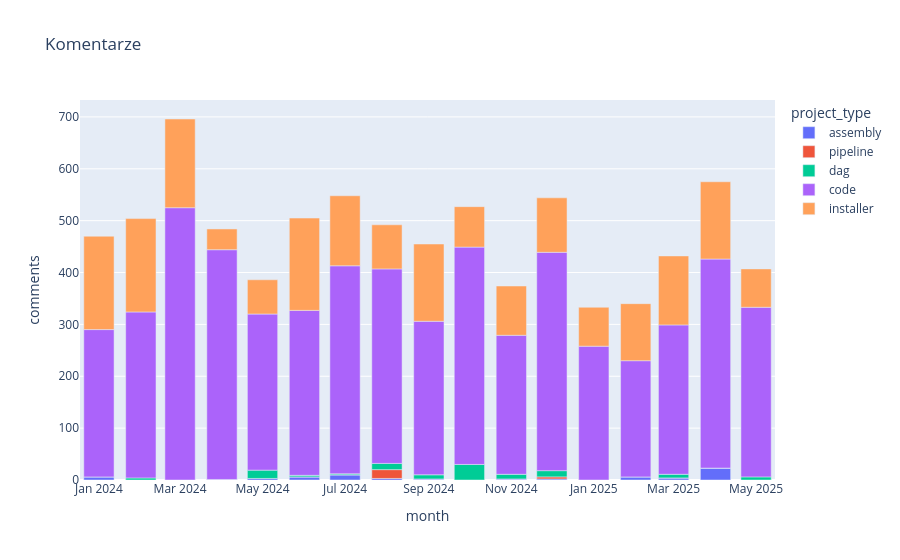

Write notebook code for a chart like this one.
### Markdown cell above
# Ilość komentarzy do merge requestów

### Code cell
px.bar(mrs_comments.toPandas(),x='month',y='comments',color='project_type',title='Komentarze')

### Figure 1 — Plotly figure (JSON) as saved in the notebook; plotly's stock layout.template omitted (floating-point values rounded to 4 significant figures)
{"data": [{"hovertemplate": "project_type=assembly<br>month=%{x}<br>comments=%{y}<extra></extra>", "legendgroup": "assembly", "marker": {"color": "#636efa", "pattern": {"shape": ""}}, "name": "assembly", "orientation": "v", "showlegend": true, "textposition": "auto", "type": "bar", "x": ["2024-06-01T00:00:00.000000000", "2024-02-01T00:00:00.000000000", "2024-04-01T00:00:00.000000000", "2025-02-01T00:00:00.000000000", "2025-01-01T00:00:00.000000000", "2024-10-01T00:00:00.000000000", "2024-12-01T00:00:00.000000000", "2024-08-01T00:00:00.000000000", "2025-05-01T00:00:00.000000000", "2024-03-01T00:00:00.000000000", "2025-04-01T00:00:00.000000000", "2025-03-01T00:00:00.000000000", "2024-11-01T00:00:00.000000000", "2024-07-01T00:00:00.000000000", "2024-01-01T00:00:00.000000000", "2024-09-01T00:00:00.000000000", "2024-05-01T00:00:00.000000000"], "xaxis": "x", "y": [6, 0, 1, 6, 0, 0, 2, 3, 0, 0, 23, 4, 2, 10, 6, 2, 3], "yaxis": "y"}, {"hovertemplate": "project_type=pipeline<br>month=%{x}<br>comments=%{y}<extra></extra>", "legendgroup": "pipeline", "marker": {"color": "#EF553B", "pattern": {"shape": ""}}, "name": "pipeline", "orientation": "v", "showlegend": true, "textposition": "auto", "type": "bar", "x": ["2024-12-01T00:00:00.000000000", "2024-08-01T00:00:00.000000000", "2024-11-01T00:00:00.000000000", "2024-09-01T00:00:00.000000000", "2024-06-01T00:00:00.000000000", "2025-02-01T00:00:00.000000000", "2024-10-01T00:00:00.000000000", "2025-05-01T00:00:00.000000000", "2025-03-01T00:00:00.000000000", "2024-07-01T00:00:00.000000000", "2025-01-01T00:00:00.000000000"], "xaxis": "x", "y": [4, 17, 0, 0, 0, 0, 0, 0, 0, 0, 0], "yaxis": "y"}, {"hovertemplate": "project_type=dag<br>month=%{x}<br>comments=%{y}<extra></extra>", "legendgroup": "dag", "marker": {"color": "#00cc96", "pattern": {"shape": ""}}, "name": "dag", "orientation": "v", "showlegend": true, "textposition": "auto", "type": "bar", "x": ["2025-05-01T00:00:00.000000000", "2024-02-01T00:00:00.000000000", "2024-06-01T00:00:00.000000000", "2024-11-01T00:00:00.000000000", "2024-12-01T00:00:00.000000000", "2024-07-01T00:00:00.000000000", "2024-04-01T00:00:00.000000000", "2024-01-01T00:00:00.000000000", "2025-04-01T00:00:00.000000000", "2025-03-01T00:00:00.000000000", "2024-09-01T00:00:00.000000000", "2024-08-01T00:00:00.000000000", "2024-10-01T00:00:00.000000000", "2024-05-01T00:00:00.000000000"], "xaxis": "x", "y": [6, 4, 3, 9, 12, 2, 0, 0, 0, 7, 8, 12, 30, 16], "yaxis": "y"}, {"hovertemplate": "project_type=code<br>month=%{x}<br>comments=%{y}<extra></extra>", "legendgroup": "code", "marker": {"color": "#ab63fa", "pattern": {"shape": ""}}, "name": "code", "orientation": "v", "showlegend": true, "textposition": "auto", "type": "bar", "x": ["2024-07-01T00:00:00.000000000", "2024-03-01T00:00:00.000000000", "2024-09-01T00:00:00.000000000", "2025-05-01T00:00:00.000000000", "2024-11-01T00:00:00.000000000", "2024-08-01T00:00:00.000000000", "2024-05-01T00:00:00.000000000", "2025-01-01T00:00:00.000000000", "2024-02-01T00:00:00.000000000", "2024-06-01T00:00:00.000000000", "2024-12-01T00:00:00.000000000", "2024-04-01T00:00:00.000000000", "2024-01-01T00:00:00.000000000", "2025-02-01T00:00:00.000000000", "2025-03-01T00:00:00.000000000", "2024-10-01T00:00:00.000000000", "2025-04-01T00:00:00.000000000"], "xaxis": "x", "y": [401, 525, 296, 327, 268, 375, 301, 258, 320, 318, 421, 443, 284, 224, 288, 419, 403], "yaxis": "y"}, {"hovertemplate": "project_type=installer<br>month=%{x}<br>comments=%{y}<extra></extra>", "legendgroup": "installer", "marker": {"color": "#FFA15A", "pattern": {"shape": ""}}, "name": "installer", "orientation": "v", "showlegend": true, "textposition": "auto", "type": "bar", "x": ["2024-11-01T00:00:00.000000000", "2025-05-01T00:00:00.000000000", "2024-10-01T00:00:00.000000000", "2024-07-01T00:00:00.000000000", "2024-05-01T00:00:00.000000000", "2024-02-01T00:00:00.000000000", "2024-04-01T00:00:00.000000000", "2024-03-01T00:00:00.000000000", "2024-09-01T00:00:00.000000000", "2024-06-01T00:00:00.000000000", "2024-01-01T00:00:00.000000000", "2025-02-01T00:00:00.000000000", "2024-08-01T00:00:00.000000000", "2025-04-01T00:00:00.000000000", "2025-03-01T00:00:00.000000000", "2024-12-01T00:00:00.000000000", "2025-01-01T00:00:00.000000000"], "xaxis": "x", "y": [95, 74, 78, 135, 66, 180, 40, 171, 149, 178, 180, 110, 85, 149, 133, 105, 75], "yaxis": "y"}], "layout": {"barmode": "relative", "legend": {"title": {"text": "project_type"}, "tracegroupgap": 0}, "title": {"text": "Komentarze"}, "xaxis": {"anchor": "y", "domain": [0, 1], "title": {"text": "month"}}, "yaxis": {"anchor": "x", "domain": [0, 1], "title": {"text": "comments"}}}}
